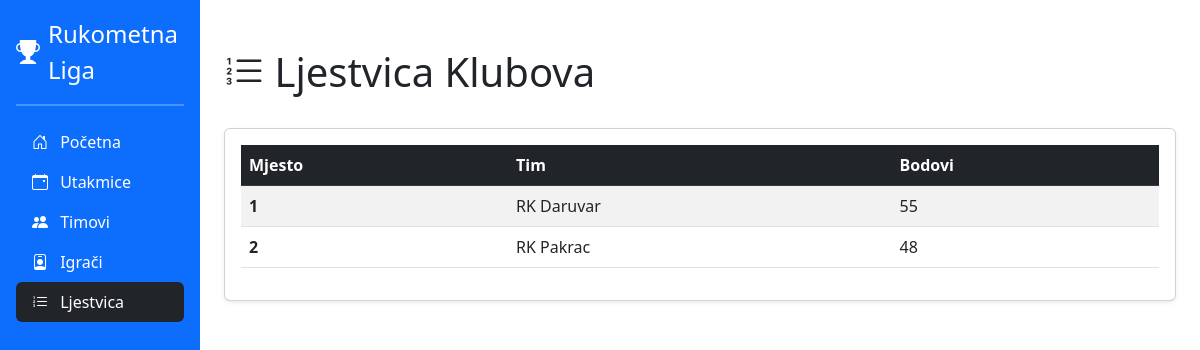
The app's page /ljestvica.php, older data.
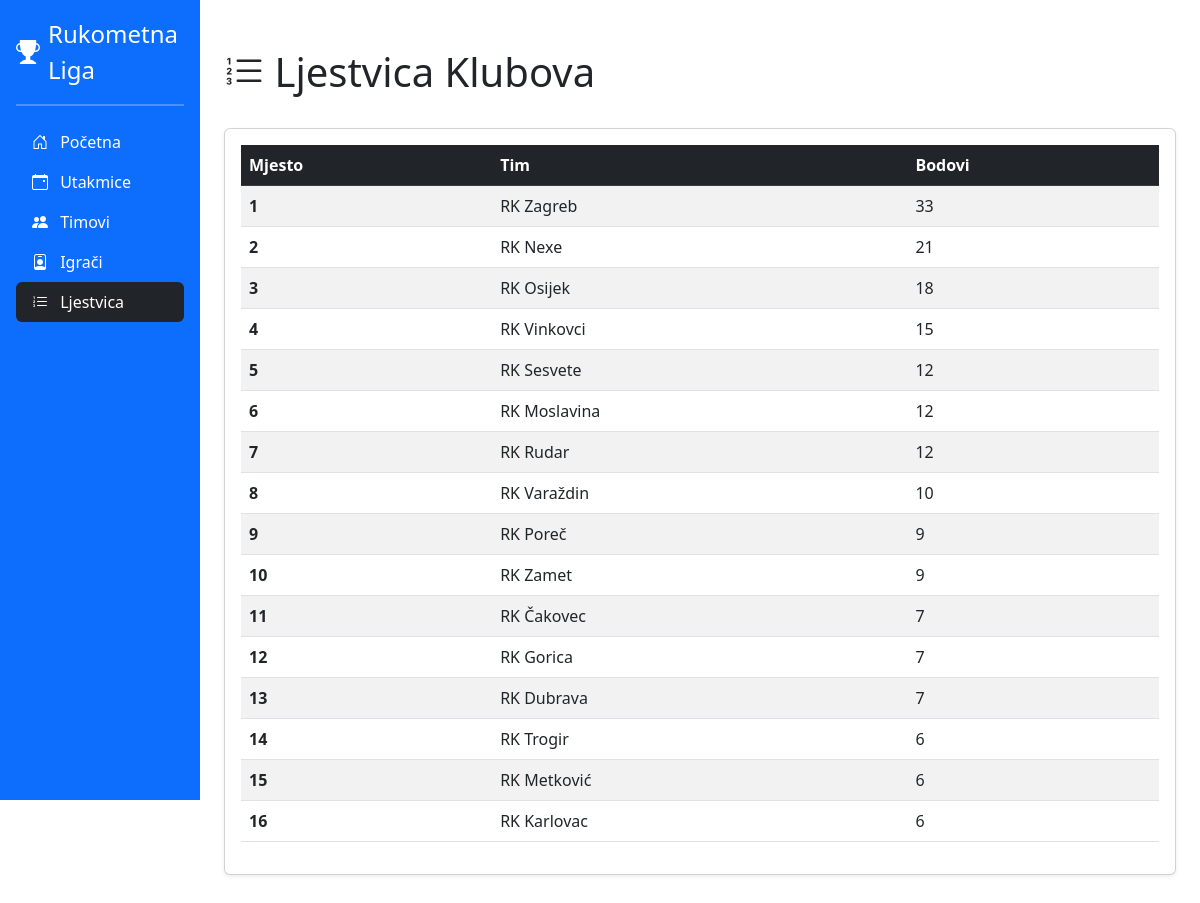
The same page, newer data.
### tables this page shows
CREATE TABLE `klub` (
  `ID_kluba` int(11) NOT NULL,
  `naziv` varchar(25) NOT NULL,
  `mjesto` varchar(25) NOT NULL,
  `datum_osnivanja` datetime NOT NULL,
  `ukupni_bodovi` int(11) NOT NULL
);

### ljestvica.php (the view, shortened to what this page needs)
<?php
include("db_connection.php");
$sql = "SELECT naziv, ukupni_bodovi FROM klub ORDER BY ukupni_bodovi DESC";
$result = mysqli_query($conn, $sql);
if (mysqli_num_rows($result) > 0) {
    $klubovi = [];
    while ($row = mysqli_fetch_assoc($result)) {
        $klubovi[] = $row;
    }
} else {
    $klubovi = [];
}
?>
<!DOCTYPE html>
<html lang="hr">
<head>
    <link href="https://cdn.jsdelivr.net/npm/bootstrap@5.3.0/dist/css/bootstrap.min.css" rel="stylesheet">
    <link rel="stylesheet" href="https://cdn.jsdelivr.net/npm/bootstrap-icons@1.8.0/font/bootstrap-icons.css">
</head>
<body>
    <div class="container-fluid">
        <div class="row">
            <div class="col-md-3 col-lg-2 d-flex flex-column flex-shrink-0 p-3 bg-primary text-white" style="height: 100vh;">
                <a href="index.php" class="d-flex align-items-center mb-3 mb-md-0 me-md-auto text-white text-decoration-none">
                    <i class="bi bi-trophy-fill fs-4 me-2"></i>
                    <span class="fs-4">Rukometna Liga</span>
                </a>
                <hr class="border border-white">
                <ul class="nav nav-pills flex-column mb-auto">
                    <li class="nav-item">
                        <a href="index.php" class="nav-link text-white">
                            <i class="bi bi-house-door me-2"></i>
                            Početna
                        </a>
                    </li>
                    <li class="nav-item">
                        <a href="utakmice.php" class="nav-link text-white">
                            <i class="bi bi-calendar-event me-2"></i>
                            Utakmice
                        </a>
                    </li>
                    <li class="nav-item">
                        <a href="timovi.php" class="nav-link text-white">
                            <i class="bi bi-people-fill me-2"></i>
                            Timovi
                        </a>
                    </li>
                    <li class="nav-item">
                        <a href="igraci.php" class="nav-link text-white">
                            <i class="bi bi-person-badge me-2"></i>
                            Igrači
                        </a>
                    </li>
                    <li class="nav-item">
                        <a href="ljestvica.php" class="nav-link text-white bg-dark active">
                            <i class="bi bi-list-ol me-2"></i>
                            Ljestvica
                        </a>
                    </li>
                </ul>
            </div>
            <div class="col-md-9 col-lg-10 ms-sm-auto px-md-4 py-4">
                <div class="d-flex justify-content-between align-items-center mb-4 mt-4">
                    <h1><i class="bi bi-list-ol"></i> Ljestvica Klubova</h1>
                </div>
                <div class="card shadow-sm mb-4">
                    <div class="card-body">
                        <div class="table-responsive">
                            <table class="table table-striped table-hover">
                                <thead class="table-dark">
                                    <tr>
                                        <th>Mjesto</th>
                                        <th>Tim</th>
                                        <th>Bodovi</th>
                                    </tr>
                                </thead>
                                <tbody>
                                    <?php if (!empty($klubovi)): ?>
                                        <?php $position = 1; ?>
                                        <?php foreach ($klubovi as $klub): ?>
                                            <tr>
                                                <th scope="row"><?= $position++ ?></th>
                                                <td><?= htmlspecialchars($klub['naziv']) ?></td>
                                                <td><?= htmlspecialchars($klub['ukupni_bodovi']) ?></td>
                                            </tr>
                                        <?php endforeach; ?>
                                    <?php else: ?>
                                        <tr>
                                            <td colspan="3" class="text-center">Nema podataka o klubovima</td>
                                        </tr>
                                    <?php endif; ?>
                                </tbody>
                            </table>
                        </div>
                    </div>
                </div>
            </div>
        </div>
    </div>
</body>
</html>

Row changes from the older to the newer data that the page shows:
removed klub: naziv "RK Pakrac", ukupni_bodovi "48"
changed klub: naziv "RK Daruvar" → "RK Zagreb"; ukupni_bodovi "55" → "33"
added klub: naziv "RK Nexe", ukupni_bodovi "21"
added klub: naziv "RK Osijek", ukupni_bodovi "18"
added klub: naziv "RK Vinkovci", ukupni_bodovi "15"
added klub: naziv "RK Sesvete", ukupni_bodovi "12"
added klub: naziv "RK Moslavina", ukupni_bodovi "12"
added klub: naziv "RK Rudar", ukupni_bodovi "12"
added klub: naziv "RK Varaždin", ukupni_bodovi "10"
added klub: naziv "RK Poreč", ukupni_bodovi "9"
added klub: naziv "RK Zamet", ukupni_bodovi "9"
added klub: naziv "RK Čakovec", ukupni_bodovi "7"
added klub: naziv "RK Gorica", ukupni_bodovi "7"
added klub: naziv "RK Dubrava", ukupni_bodovi "7"
added klub: naziv "RK Trogir", ukupni_bodovi "6"
added klub: naziv "RK Metković", ukupni_bodovi "6"
added klub: naziv "RK Karlovac", ukupni_bodovi "6"
